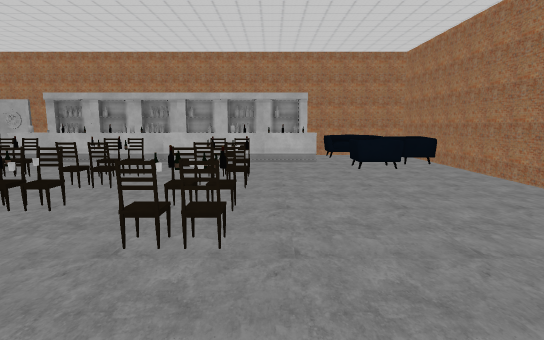
[1] (above)

22 first-person views from a walk through a scene from a Unity 3-D project. The camera is 1.4 m above the floor, tilts 8° down and sees 80° across. The floor is counted in squares, 1 m on a side. Each view is taken from the middle of a square. On the plan, view 1 faces up. The plan holds only what a view shows up to about 15 squares ahead; the rest is blank. The place goes on beyond the plan. The player is left out.

[2]
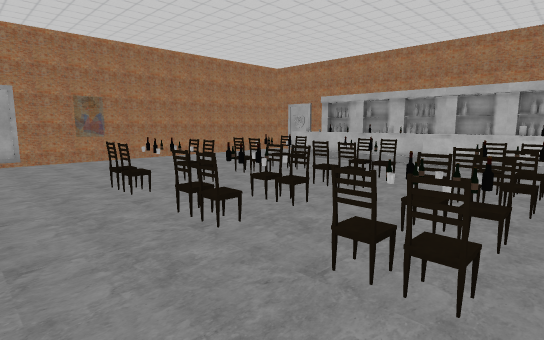

[3]
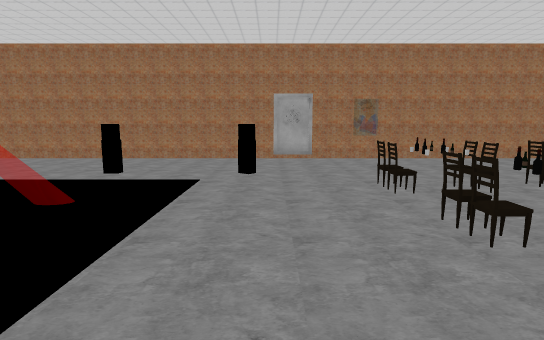

[4]
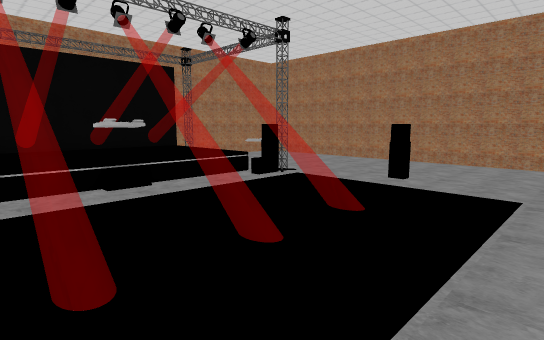

[5]
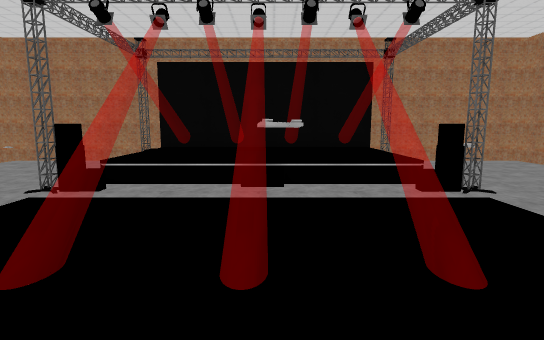

[6]
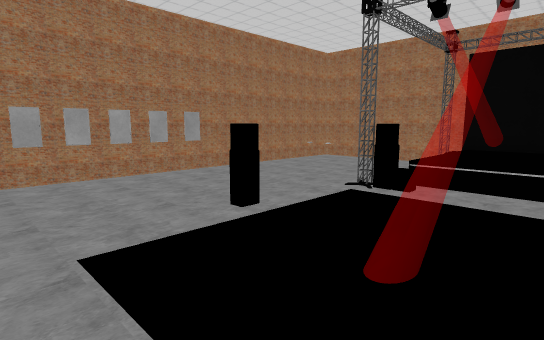

[7]
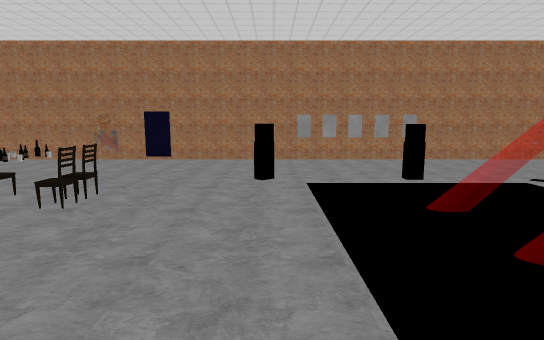

[8]
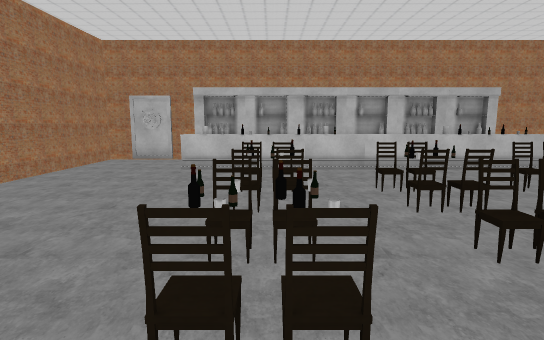

[9]
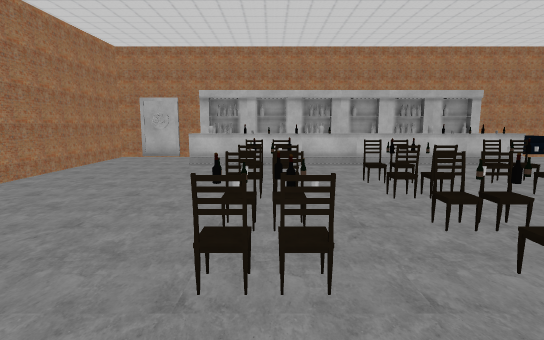

[10]
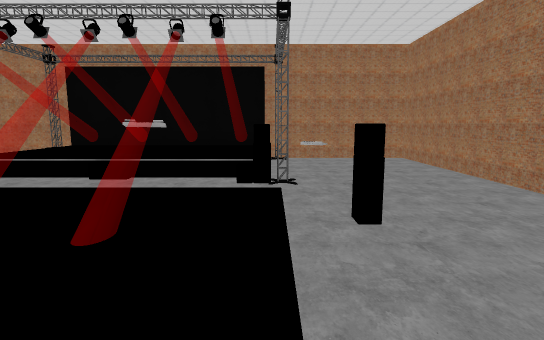

[11]
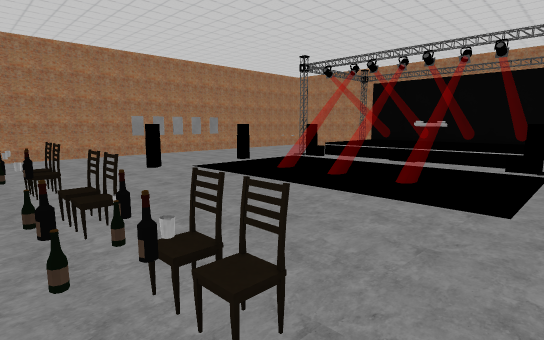

[12]
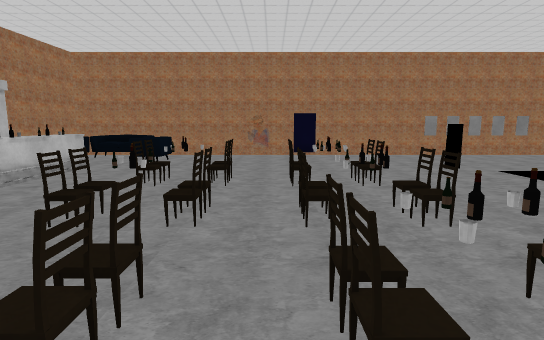

[13]
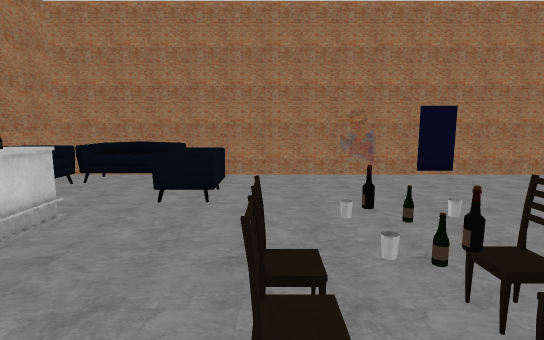

[14]
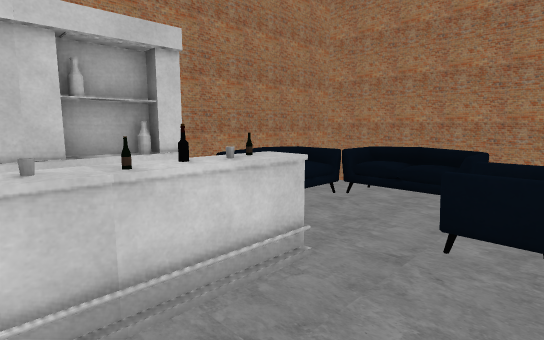

[15]
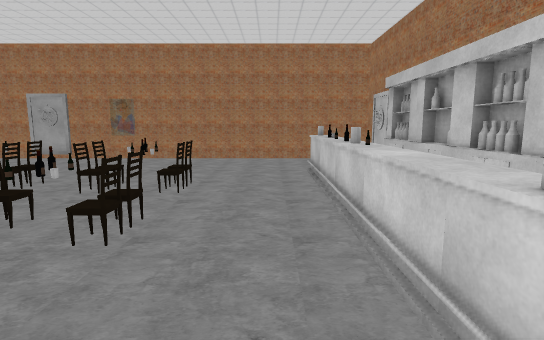

[16]
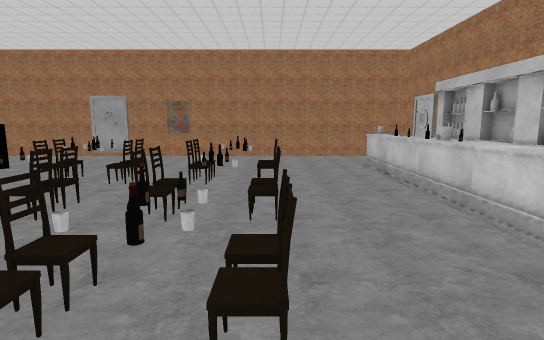

[17]
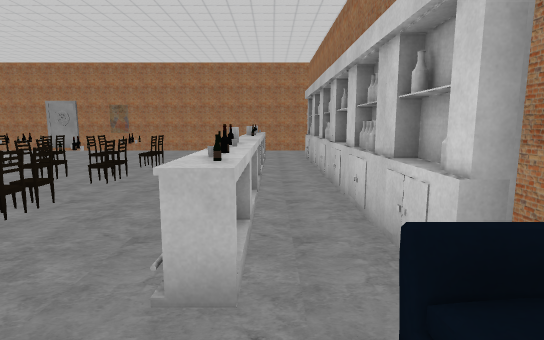

[18]
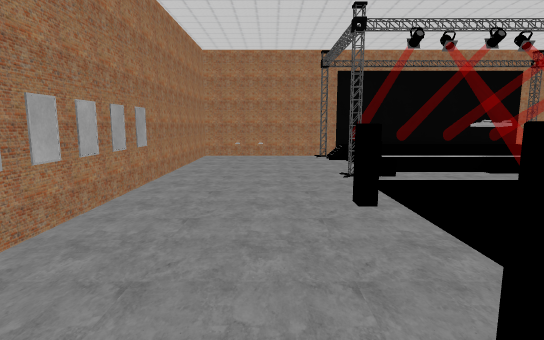

[19]
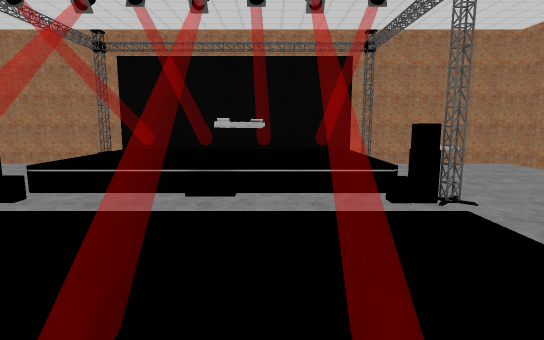

[20]
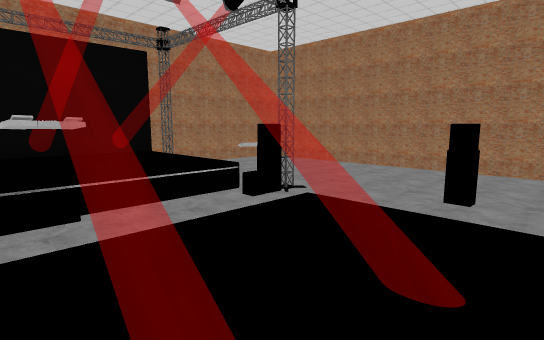

[21]
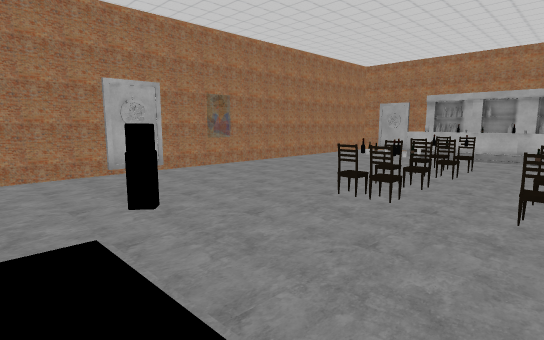

[22]
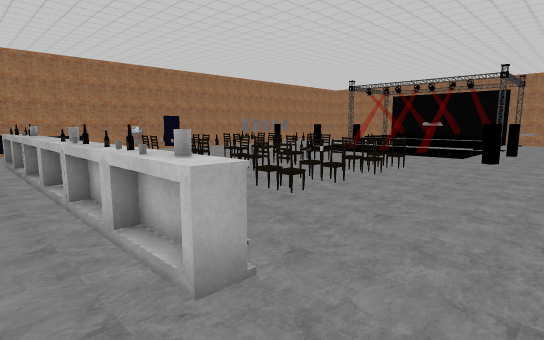

### Floor plan
Key: @ floor where view 1 was taken; # wall or solid block; x gap in a wall; . main floor; : floor 0.5 m higher than the main floor; / step, stairs or slope; = window, fence, low wall or low ledge; ^ raised ledge; O other object.
Columns run from 14 left of view 1 to 6 right of it. Each row starts with its distance up from view 1.
 15 #####################
 14 #...............OOOO#
 13 #...OOOOOOOOOOOOO..O#
 12 #....OOOOOOOOOOO...O#
 11 #................OOO#
 10 #................OO.#
  9 #......O.OO.OO......#
  8 #.....OOOOOOOOO.....#
  7 #......O..O..O......=
  6 #......O.OO.OO......#
  5 =.....OOOOOOOOO.....#
  4 #.....OOO#OOOOO.....#
  3 #......O..O.OO......#
  2 #...................#
  1 #...................#
  0 #....O........@O....#
 -1 #...................O
 -2 #......   ..   .....O
 -3 #...O...=.=.=. .....O
 -4 #....O..x.=.=..O....O
 -5 #.......=.=.=.......O
 -6 #...................#
 -7 #.....O/../...O.....#
 -8 #......::::::::.....#
 -9 #...OO.=:=O=::x..O .#
-10 #......=:x^x:= .....#
-11 #......x:x^x:x^.....#
-12 #.....#=#=^=#=^#....#
-13 #######       #######

Positions as (right, up) in squares from view 1, and headings:
1: (0, 0), facing up
2: (0, 1), facing up-left
3: (0, 1), facing left
4: (-1, 0), facing down-left
5: (-4, 0), facing down
6: (-3, 0), facing down-right
7: (-7, 0), facing right
8: (-7, 2), facing up
9: (-7, 1), facing up
10: (-8, 1), facing down
11: (-9, 5), facing down-right
12: (-9, 6), facing right
13: (-3, 9), facing right
14: (-1, 10), facing up-right
15: (0, 11), facing left
16: (1, 9), facing left
17: (4, 13), facing left
18: (3, 2), facing down
19: (-5, -1), facing down
20: (-3, -2), facing down-left
21: (-4, -2), facing up-left
22: (-12, 14), facing down-right
